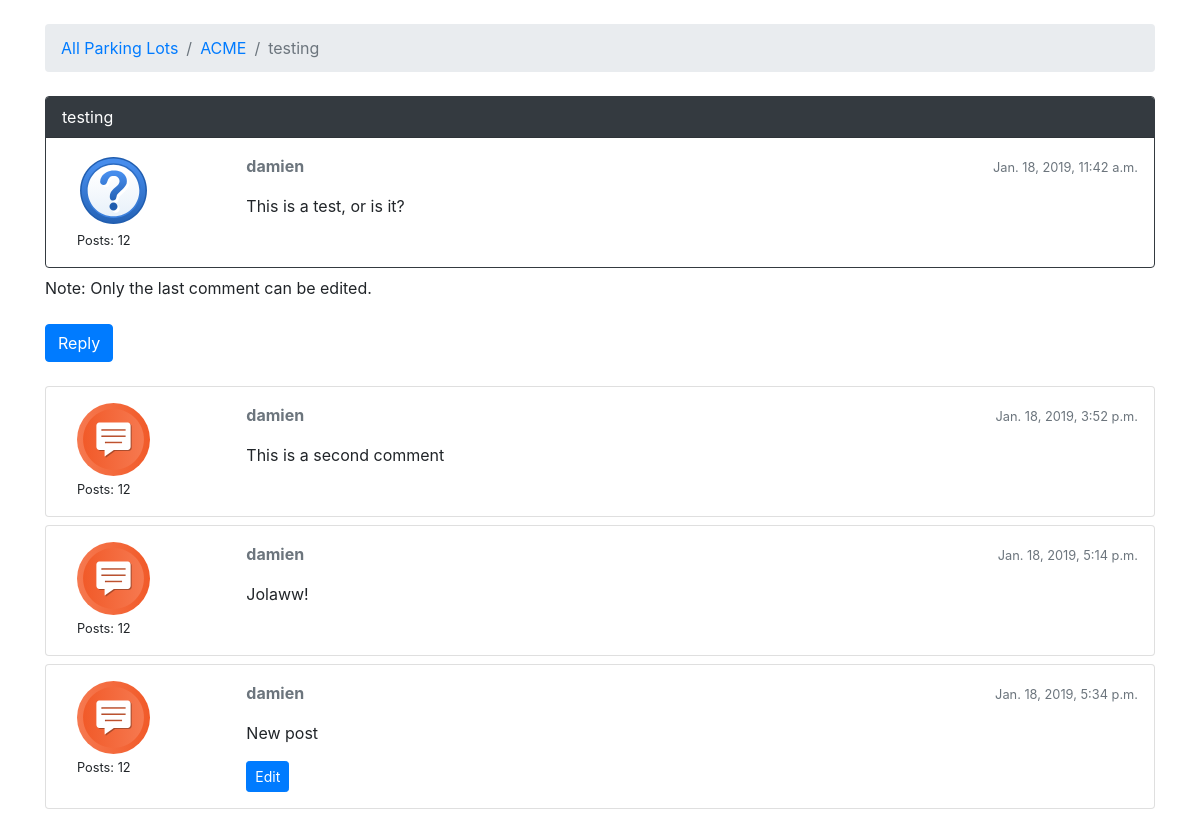
Page /lots/acme/questions/1/ on the earlier database version.
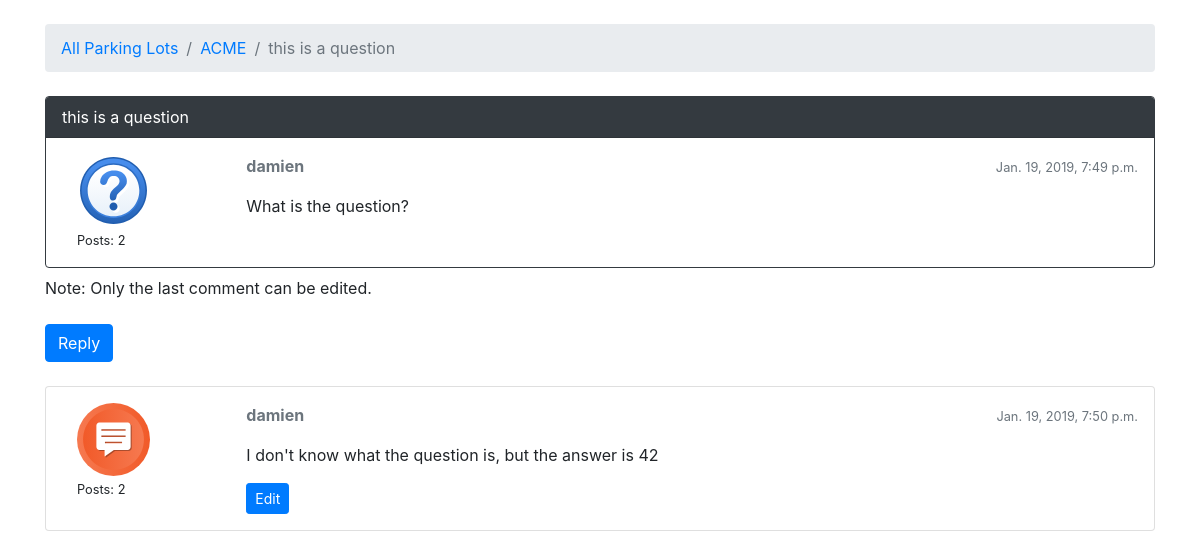
Same page on the later database version.
### lot/models.py (models this page shows, shortened)
class Question(models.Model):
    subject = models.CharField(max_length=255)
    last_updated = models.DateTimeField(auto_now_add=True)
    lot = models.ForeignKey(Lot, related_name='questions',
                            on_delete=models.CASCADE)
    starter = models.ForeignKey(User, related_name='questions',
                                on_delete=models.CASCADE)
    views = models.PositiveIntegerField(default=0)
    def get_first_post(self):
        return (Post.objects.filter(question=self)
                .order_by('created_at')
                .first())

class Post(models.Model):
    message = models.TextField(max_length=4000)
    question = models.ForeignKey(Question, related_name='posts',
                                 on_delete=models.CASCADE)
    created_at = models.DateTimeField(auto_now_add=True)
    updated_at = models.DateTimeField(null=True)
    created_by = models.ForeignKey(User, related_name='posts',
                                   on_delete=models.CASCADE)
    updated_by = models.ForeignKey(User, null=True, related_name='+',
                                   on_delete=models.CASCADE)
    def get_message_as_markdown(self):
        return mark_safe(markdown(self.message, safe_mode='escape'))

class Lot(models.Model):
    group_name = models.CharField(max_length=30, unique=True)
    description = models.CharField(max_length=100)
    location = models.CharField(max_length=100)
    start_date = models.DateField(null=True)
    end_date = models.DateField(null=True)
    slug = models.SlugField(unique=True)
    timezone = models.CharField(max_length=100, choices=TIMEZONE_CHOICES,
                                default='America/Los_Angeles')

### lot/views.py (the view)
class PostListView(ListView):
    model = Post
    context_object_name = 'posts'
    template_name = 'comments_on_question.html'
    def get_context_data(self, **kwargs):
        session_key = f'viewed_question_{self.question.pk}'
        if not self.request.session.get(session_key, False):
            self.question.views += 1
            self.question.save()
            self.request.session[session_key] = True
        kwargs['question'] = self.question
        return super().get_context_data(**kwargs)
    def get_queryset(self):
        self.question = get_object_or_404(Question,
                                          lot__slug=self.kwargs.get('lot_id'),
                                          pk=self.kwargs.get('question_pk'))
        queryset = self.question.posts.order_by('created_at')
        return queryset

### templates/comments_on_question.html (shortened to what this page needs)
{% extends 'base.html' %}
{% load static %}
{% load tz %}
{% block breadcrumb %}
<li class="breadcrumb-item"><a href="{% url 'list_lots' %}">All Parking Lots</a></li>
<li class="breadcrumb-item"><a href="{% url 'list_questions' question.lot.slug %}">{{ question.lot.group_name }}</a></li>
<li class="breadcrumb-item active">{{ question.subject }}</li>
{% endblock %}
{% block content %}
{% timezone question.lot.timezone %}
{% with post=question.get_first_post %}
<div class="card mb-2 border-dark">
    <div class="card-header text-white bg-dark py-2 px-3">
        {{question.subject}}
    </div>
    <div class="card-body p-3">
        <div class="row">
            <div class="col-2">
                <div class="col-8">
                    <img src="{% static 'img/question_icon.svg' %}" alt="{{post.created_by.username}}" class="w-100">
                </div>
                <div class="col-12">
                    <small>Posts: {{ post.created_by.posts.count }} </small>
                </div>
            </div>
            <div class="col-10">
                <div class="row mb-3">
                    <div class="col-6">
                        <strong class="text-muted">{{ post.created_by.username }} </strong>
                    </div>
                    <div class="col-6 text-right">
                        <small class="text-muted">{{ post.created_at }}</small>
                    </div>
                </div>
                {{ post.get_message_as_markdown }}
            </div>
        </div>
    </div>
</div>
{% endwith %}
Note: Only the last comment can be edited.<br/><br/>
<div class='mb-4'>
    <a href="{% url 'post_comment' question.lot.slug question.pk %}" class="btn btn-primary" role="button">Reply</a>
</div>
{% for post in question.posts.all|slice:"1:" %}
<div class="card mb-2">
    <div class="card-body p-3">
        <div class="row">
            <div class="col-2">
                <div class="col-8">
                    <img src="{% static 'img/comment_icon.svg' %}" alt="{{post.created_by.username}}" class="w-100">
                </div>
                <div class="col-12">
                    <small>Posts: {{ post.created_by.posts.count }}</small>
                </div>
            </div>
            <div class="col-10">
                <div class="row mb-3">
                    <div class="col-6">
                        <strong class="text-muted">{{ post.created_by.username}} </strong>
                    </div>
                    <div class="col-6 text-right">
                        <small class="text-muted">{{ post.created_at }}</small>
                    </div>
                </div>
                {{ post.get_message_as_markdown }}
                {% if forloop.last %}
                <div class="mt-3">
                    <a href="{% url 'edit_comment' post.question.lot.slug post.question.pk post.pk %}"
                       class="btn btn-primary btn-sm" role="button">Edit</a>
                </div>
                {% endif %}
            </div>
        </div>
    </div>
</div>
{% endfor %}
{% endtimezone %}
{% endblock %}

Differences in the rows shown:
removed Post: created_by.posts.count "12", created_by.username "damien", created_at "Jan. 18, 2019, 3:52 p.m.", get_message_as_markdown "This is a second comment"
removed Post: created_by.posts.count "12", created_by.username "damien", created_at "Jan. 18, 2019, 5:14 p.m.", get_message_as_markdown "Jolaww!"
removed Post: created_by.posts.count "12", created_by.username "damien", created_at "Jan. 18, 2019, 5:34 p.m.", get_message_as_markdown "New post", shows "Edit"
changed Question "ACME": subject "testing" → "this is a question"
changed Post: created_by.posts.count "12" → "2"; created_at "Jan. 18, 2019, 11:42 a.m." → "Jan. 19, 2019, 7:49 p.m."; get_message_as_markdown "This is a test, or is it?" → "What is the question?"
now on this page (row edited): Post: created_by.posts.count "2", created_by.username "damien", created_at "Jan. 19, 2019, 7:50 p.m.", get_message_as_markdown "I don't know what the question is, but the answer is 42", shows "Edit"
